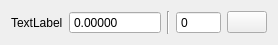
<?xml version="1.0" encoding="UTF-8"?>
<ui version="4.0">
 <class>SeqElement</class>
 <widget class="QWidget" name="SeqElement">
  <property name="geometry">
   <rect>
    <x>0</x>
    <y>0</y>
    <width>267</width>
    <height>43</height>
   </rect>
  </property>
  <property name="windowTitle">
   <string>Form</string>
  </property>
  <layout class="QHBoxLayout" name="horizontalLayout">
   <item>
    <widget class="QLabel" name="label">
     <property name="text">
      <string>TextLabel</string>
     </property>
    </widget>
   </item>
   <item>
    <widget class="QDoubleSpinBox" name="doubleSpinBox">
     <property name="buttonSymbols">
      <enum>QAbstractSpinBox::NoButtons</enum>
     </property>
     <property name="decimals">
      <number>5</number>
     </property>
     <property name="minimum">
      <double>-100000.000000000000000</double>
     </property>
     <property name="maximum">
      <double>100000.000000000000000</double>
     </property>
    </widget>
   </item>
   <item>
    <widget class="Line" name="line">
     <property name="orientation">
      <enum>Qt::Vertical</enum>
     </property>
    </widget>
   </item>
   <item>
    <widget class="QSpinBox" name="spinBox">
     <property name="buttonSymbols">
      <enum>QAbstractSpinBox::NoButtons</enum>
     </property>
     <property name="maximum">
      <number>10000</number>
     </property>
    </widget>
   </item>
   <item>
    <widget class="QPushButton" name="pushButton">
     <property name="sizePolicy">
      <sizepolicy hsizetype="Maximum" vsizetype="Fixed">
       <horstretch>0</horstretch>
       <verstretch>0</verstretch>
      </sizepolicy>
     </property>
     <property name="text">
      <string/>
     </property>
     <property name="icon">
      <iconset resource="GUI_PSN.qrc">
       <normaloff>:/images/Delete.png</normaloff>:/images/Delete.png</iconset>
     </property>
    </widget>
   </item>
  </layout>
 </widget>
 <resources>
  <include location="GUI_PSN.qrc"/>
 </resources>
 <connections/>
</ui>
